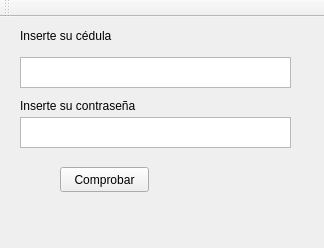
<?xml version="1.0" encoding="UTF-8"?>
<ui version="4.0">
 <class>ClientInterface</class>
 <widget class="QMainWindow" name="ClientInterface">
  <property name="geometry">
   <rect>
    <x>0</x>
    <y>0</y>
    <width>324</width>
    <height>248</height>
   </rect>
  </property>
  <property name="windowTitle">
   <string>ClientInterface</string>
  </property>
  <widget class="QWidget" name="centralWidget">
   <property name="acceptDrops">
    <bool>true</bool>
   </property>
   <widget class="QLabel" name="label_2">
    <property name="geometry">
     <rect>
      <x>20</x>
      <y>10</y>
      <width>201</width>
      <height>17</height>
     </rect>
    </property>
    <property name="text">
     <string>Inserte su cédula</string>
    </property>
   </widget>
   <widget class="QTextEdit" name="textEdit">
    <property name="geometry">
     <rect>
      <x>20</x>
      <y>40</y>
      <width>271</width>
      <height>31</height>
     </rect>
    </property>
   </widget>
   <widget class="QTextEdit" name="textEdit_2">
    <property name="geometry">
     <rect>
      <x>20</x>
      <y>100</y>
      <width>271</width>
      <height>31</height>
     </rect>
    </property>
   </widget>
   <widget class="QPushButton" name="pushButton">
    <property name="geometry">
     <rect>
      <x>60</x>
      <y>150</y>
      <width>89</width>
      <height>25</height>
     </rect>
    </property>
    <property name="text">
     <string>Comprobar</string>
    </property>
   </widget>
   <widget class="QLabel" name="label">
    <property name="geometry">
     <rect>
      <x>20</x>
      <y>80</y>
      <width>171</width>
      <height>17</height>
     </rect>
    </property>
    <property name="text">
     <string>Inserte su contraseña</string>
    </property>
   </widget>
  </widget>
  <widget class="QMenuBar" name="menuBar">
   <property name="geometry">
    <rect>
     <x>0</x>
     <y>0</y>
     <width>324</width>
     <height>22</height>
    </rect>
   </property>
  </widget>
  <widget class="QToolBar" name="mainToolBar">
   <attribute name="toolBarArea">
    <enum>TopToolBarArea</enum>
   </attribute>
   <attribute name="toolBarBreak">
    <bool>false</bool>
   </attribute>
  </widget>
 </widget>
 <layoutdefault spacing="6" margin="11"/>
 <resources/>
 <connections/>
</ui>
